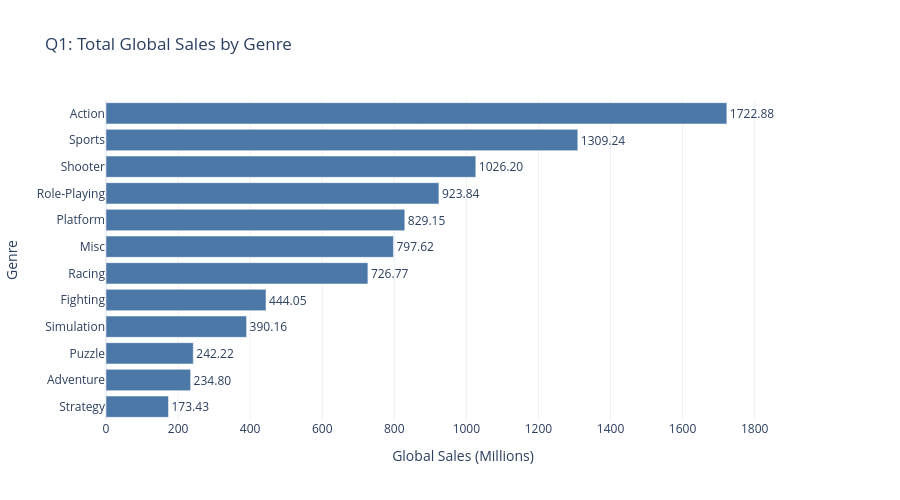

Notebook source saved alongside this figure:
### Markdown cell above
## Question 1: Which Genre Sells the Most?

### Code cell
# Q1: Genre Sales Analysis
genre_sales = df.groupby('Genre')['Global_Sales'].sum().sort_values(ascending=True)
print('Global Sales by Genre:')
print(genre_sales.sort_values(ascending=False))

fig = px.bar(
    genre_sales.reset_index(),
    x='Global_Sales',
    y='Genre',
    orientation='h',
    title='Q1: Total Global Sales by Genre',
    text='Global_Sales'
)
fig.update_traces(texttemplate='%{text:.2f}', textposition='outside', marker_color='#4C78A8')
fig.update_layout(height=500, template='plotly_white', xaxis_title='Global Sales (Millions)', yaxis_title='Genre')
fig.update_xaxes(range=[0, genre_sales.max() * 1.15])
fig.show()

plt.figure(figsize=(12, 6))
bars = plt.barh(genre_sales.index, genre_sales.values, color='#4C78A8', edgecolor='black')
plt.xlim(0, genre_sales.max() * 1.15)
plt.title('Total Global Sales by Genre', fontsize=14, fontweight='bold')
plt.xlabel('Global Sales (Millions)', fontsize=12)
plt.ylabel('Genre', fontsize=12)
plt.grid(axis='x', alpha=0.3)
for bar in bars:
    value = bar.get_width()
    plt.text(value + genre_sales.max() * 0.01, bar.get_y() + bar.get_height() / 2, f'{value:.2f}', va='center', fontsize=9)
plt.tight_layout()
plt.savefig('genre_sales.png', dpi=300, bbox_inches='tight')
plt.show()

print('\nInsight: Action genre leads with highest sales globally!')

### Figure 1 — Plotly figure (JSON) as saved in the notebook; plotly's stock layout.template omitted (floating-point values rounded to 4 significant figures)
{"data": [{"hovertemplate": "Global_Sales=%{text}<br>Genre=%{y}<extra></extra>", "legendgroup": "", "marker": {"color": "#4C78A8", "pattern": {"shape": ""}}, "name": "", "orientation": "h", "showlegend": false, "text": [173.4, 234.8, 242.2, 390.2, 444.1, 726.8, 797.6, 829.1, 923.8, 1026.0, 1309.0, 1723.0], "textposition": "outside", "texttemplate": "%{text:.2f}", "type": "bar", "x": [173.4, 234.8, 242.2, 390.2, 444.1, 726.8, 797.6, 829.1, 923.8, 1026.0, 1309.0, 1723.0], "xaxis": "x", "y": ["Strategy", "Adventure", "Puzzle", "Simulation", "Fighting", "Racing", "Misc", "Platform", "Role-Playing", "Shooter", "Sports", "Action"], "yaxis": "y"}], "layout": {"barmode": "relative", "height": 500, "legend": {"tracegroupgap": 0}, "title": {"text": "Q1: Total Global Sales by Genre"}, "xaxis": {"anchor": "y", "domain": [0, 1], "range": [0, 1981.0], "title": {"text": "Global Sales (Millions)"}}, "yaxis": {"anchor": "x", "domain": [0, 1], "title": {"text": "Genre"}}}}
